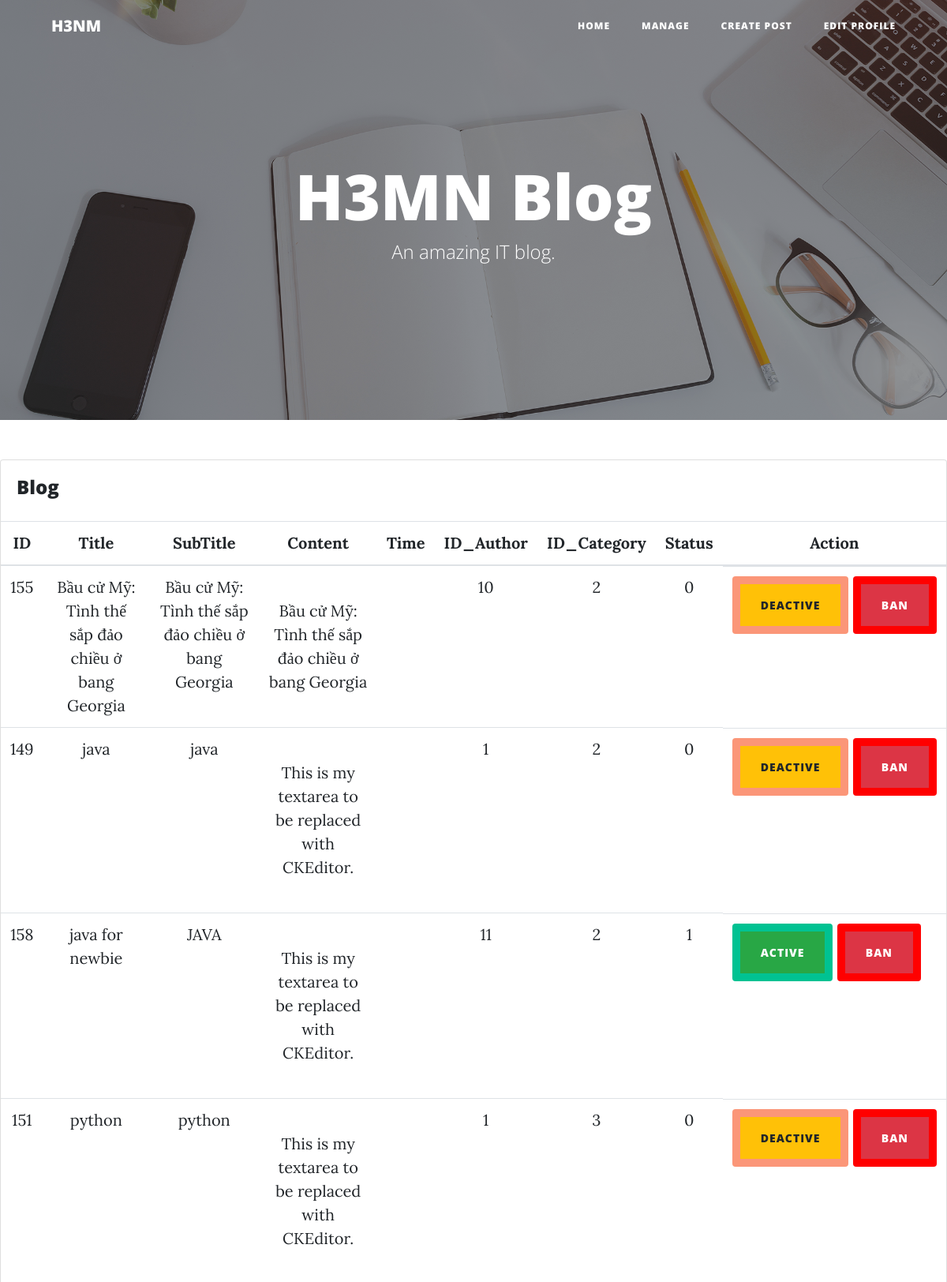
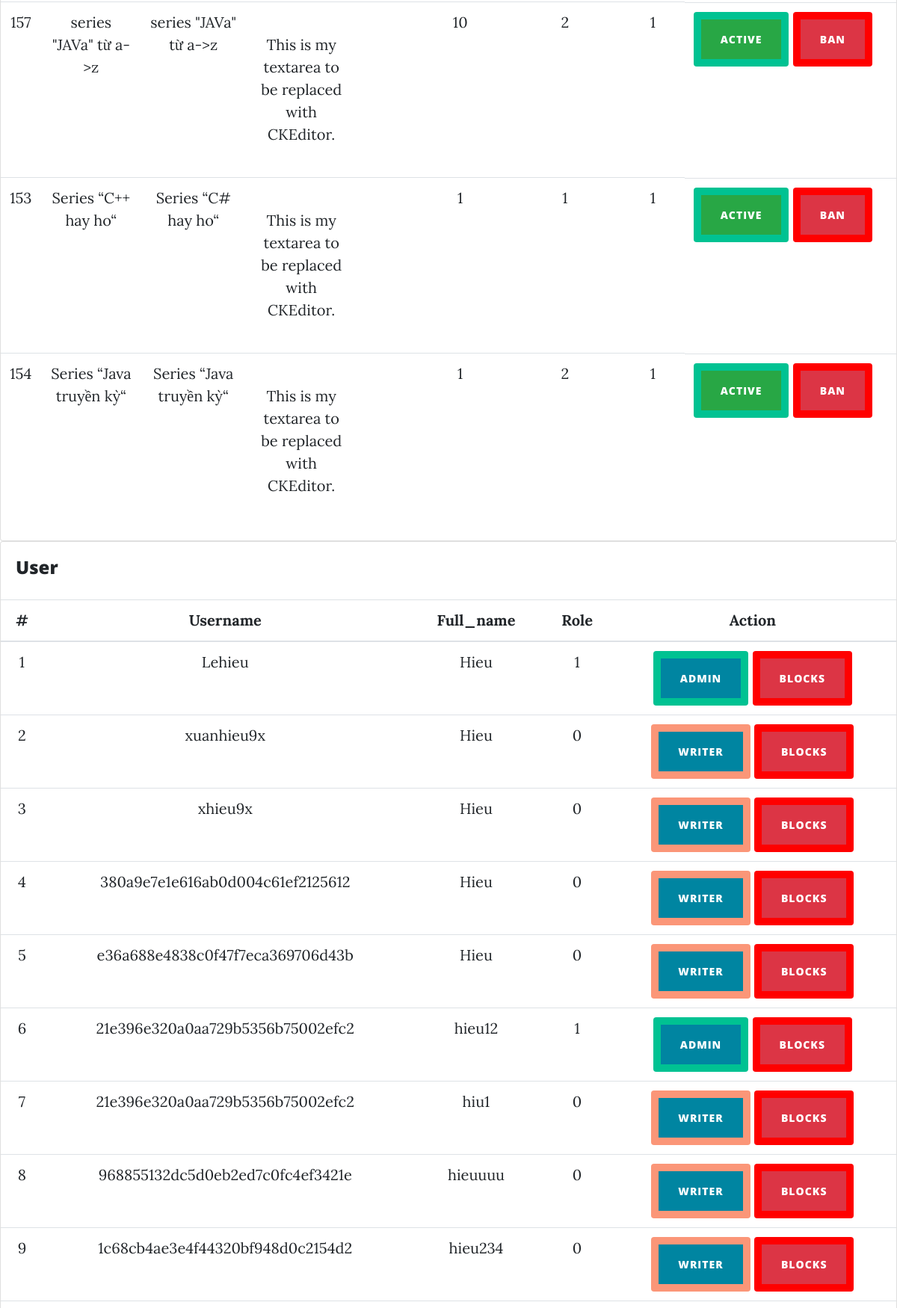
The app's page /dashboards.php (upper part) with its own data (2 pictures, top to bottom).
### tables this page shows
CREATE TABLE `post` (
  `p_id` int(11) UNSIGNED NOT NULL,
  `title` varchar(100) DEFAULT NULL,
  `subtitle` varchar(1000) DEFAULT NULL,
  `content` varchar(10000) DEFAULT NULL,
  `author_id` int(11) UNSIGNED DEFAULT NULL,
  `category_id` int(11) UNSIGNED DEFAULT NULL,
  `image` blob DEFAULT NULL,
  `status` tinyint(4) DEFAULT 0,
  `created_at` datetime NOT NULL
);

### dashboards.php (the view, shortened to what this page needs)
<!DOCTYPE html>
<html lang="en">
<head>
  <link href="vendor/bootstrap/css/bootstrap.min.css" rel="stylesheet">
  <link href="vendor/fontawesome-free/css/all.min.css" rel="stylesheet" type="text/css">
  <link href="css/styles.css" rel="stylesheet">
</head>
<body>
  <nav class="navbar navbar-expand-lg navbar-light fixed-top" id="mainNav">
    <div class="container">
      <a class="navbar-brand" href="index.html">H3NM</a>
      <div class="collapse navbar-collapse" id="navbarResponsive">
        <ul class="navbar-nav ml-auto">
          <li class="nav-item">
            <a class="nav-link" href="index.php">Home</a>
          </li>
          <li class="nav-item">
            <a class="nav-link" href="manage.php">Manage</a>
          </li>
          <li class="nav-item">
            <a class="nav-link" href="createPost.php">Create Post</a>
          </li>
          <li class="nav-item">
            <a class="nav-link" href="editProfile.php">Edit Profile</a>
          </li>
        </ul>
      </div>
    </div>
  </nav>
  <header class="masthead" style="background-image: url('img/home-bg.jpg')">
    <div class="overlay"></div>
    <div class="container">
      <div class="row">
        <div class="col-lg-8 col-md-10 mx-auto">
          <div class="site-heading">
            <h1>H3MN Blog</h1>
            <span class="subheading">An amazing IT blog.</span>
          </div>
        </div>
      </div>
    </div>
  </header>
<?php
require('connection.php');
$sql="select * from post order by title asc";
$res=mysqli_query($connection,$sql);
?>
<div class="content pb-0">
	<div class="orders">
	   <div class="row">
		  <div class="col-xl-12">
			 <div class="card">
				<div class="card-body">
				   <h4 class="box-title">Blog</h4>
				</div>
				<div class="card-body--">
				   <div class="table-stats order-table ov-h">
					  <table class="table ">
						 <thead>
							<tr>
                            <th style="text-align: center">ID</th>
                            <th style="text-align: center">Title</th>
                            <th style="text-align: center">SubTitle</th>
                            <th style="text-align: center">Content</th>
                            <th style="text-align: center">Time</th>
                            <th style="text-align: center">ID_Author</th>
                            <th style="text-align: center"> ID_Category</th>
                            <th style="text-align: center">Status</th>
                            <th style="text-align: center" > Action</th>
							</tr>
						 </thead>
						 <tbody>
							<?php
							while($row=mysqli_fetch_assoc($res)){?>
							<tr>
                                <td style="text-align: center"><?php echo $row['p_id']?></td>
                                <td style="text-align: center"><?php echo $row['title']?></td>
                                <td style="text-align: center"><?php echo $row['subtitle']?></td>
                                <td style="text-align: center"><?php echo $row['content']?></td>
                                <td style="text-align: center"><?php echo $row['time']?></td>
                                <td style="text-align: center"><?php echo $row['author_id']?></td>
                                <td style="text-align: center"><?php echo $row['category_id']?></td>
                                <td style="text-align: center"><?php echo $row['status']?></td>
							   <td style="text-align: center; display: flex">
								<?php
								if($row['status']==1){
									echo "<span class='badge badge-complete'><a href='?type=status&operation=deactive&p_id=".$row['p_id']."' class='btn btn-success'>Active</a></span>&nbsp;";
								}else{
									echo "<span class='badge badge-pending'><a href='?type=status&operation=active&p_id=".$row['p_id']."' class='btn btn-warning'>Deactive</a></span>&nbsp;";
								}
								echo "<span class='badge badge-delete'><a href='?type=delete&p_id=".$row['p_id']."'class='btn btn-danger'>Ban</a></span>";
								?>
							   </td>
							</tr>
							<?php }
							 ?>
						 </tbody>
					  </table>
				   </div>
				</div>
			 </div>
		  </div>
	   </div>
	</div>
</div>
</body>
</html>

### css/styles.css (style rules this page uses)
body { font-size: 20px; color: #212529; font-family: Lora, 'Times New Roman', serif }
p { line-height: 1.5; margin: 30px 0 }
h1, h2, h3, h4, h5, h6 { font-weight: 800; font-family: 'Open Sans', 'Helvetica Neue', Helvetica, Arial, sans-serif }
a { color: #212529; transition: all .2s }
#mainNav { position: absolute; border-bottom: 1px solid #e9ecef; background-color: #fff; font-family: 'Open Sans', 'Helvetica Neue', Helvetica, Arial, sans-serif }
#mainNav .navbar-brand { font-weight: 800; color: #343a40 }
#mainNav .navbar-nav>li.nav-item>a { font-size: 12px; font-weight: 800; letter-spacing: 1px; text-transform: uppercase }
@media only screen and (min-width:992px) { #mainNav { border-bottom: 1px solid transparent; background: 0 0 } }
@media only screen and (min-width:992px) { #mainNav .navbar-brand { padding: 10px 20px; color: #fff } }
@media only screen and (min-width:992px) { #mainNav .navbar-nav>li.nav-item>a { padding: 10px 20px; color: #fff } }
@media only screen and (min-width:992px) { #mainNav { transition: background-color .2s; transform: translate3d(0, 0, 0); -webkit-backface-visibility: hidden } }
header.masthead { margin-bottom: 50px; background: no-repeat center center; background-color: #868e96; background-attachment: scroll; position: relative; background-size: cover }
header.masthead .overlay { position: absolute; top: 0; left: 0; height: 100%; width: 100%; background-color: #212529; opacity: .5 }
header.masthead .page-heading, header.masthead .post-heading, header.masthead .site-heading { padding: 200px 0 150px; color: #fff }
@media only screen and (min-width:768px) { header.masthead .page-heading, header.masthead .post-heading, header.masthead .site-heading { padding: 200px 0 } }
header.masthead .page-heading, header.masthead .site-heading { text-align: center }
header.masthead .page-heading h1, header.masthead .site-heading h1 { font-size: 50px; margin-top: 0 }
header.masthead .page-heading .subheading, header.masthead .site-heading .subheading { font-size: 24px; font-weight: 300; line-height: 1.1; display: block; margin: 10px 0 0; font-family: 'Open Sans', 'Helvetica Neue', Helvetica, Arial, sans-serif }
@media only screen and (min-width:768px) { header.masthead .page-heading h1, header.masthead .site-heading h1 { font-size: 80px } }
.btn { font-size: 14px; font-weight: 800; padding: 15px 25px; letter-spacing: 1px; text-transform: uppercase; border-radius: 0; font-family: 'Open Sans', 'Helvetica Neue', Helvetica, Arial, sans-serif }
.order-table .badge { color: #fff; padding: 10px; text-transform: uppercase; font-weight: 400 }
.order-table .badge-complete { background: #00c292 }
.order-table .badge-pending { background: #fb9678 }
.order-table .badge-delete { background: #FF0000 }

### records on screen
post: p_id "155", title "Bầu cử Mỹ: Tình thế sắp đảo chiều ở bang Georgia", subtitle "Bầu cử Mỹ: Tình thế sắp đảo chiều ở bang Georgia", content "Bầu cử Mỹ: Tình thế sắp đảo chiều ở bang Georgia", author "10", category "2", status "0"
post: p_id "149", title "java", subtitle "java", content "This is my textarea to be replaced with CKEditor.", author "1", category "2", status "0"
post: p_id "158", title "java for newbie", subtitle "JAVA", content "This is my textarea to be replaced with CKEditor.", author "11", category "2", status "1"
post: p_id "151", title "python", subtitle "python", content "This is my textarea to be replaced with CKEditor.", author "1", category "3", status "0"
post: p_id "157", title "series \"JAVa\" từ a->z", subtitle "series \"JAVa\" từ a->z", content "This is my textarea to be replaced with CKEditor.", author "10", category "2", status "1"
post: p_id "153", title "Series “C++ hay ho“", subtitle "Series “C# hay ho“", content "This is my textarea to be replaced with CKEditor.", author "1", category "1", status "1"
post: p_id "154", title "Series “Java truyền kỳ“", subtitle "Series “Java truyền kỳ“", content "This is my textarea to be replaced with CKEditor.", author "1", category "2", status "1"
